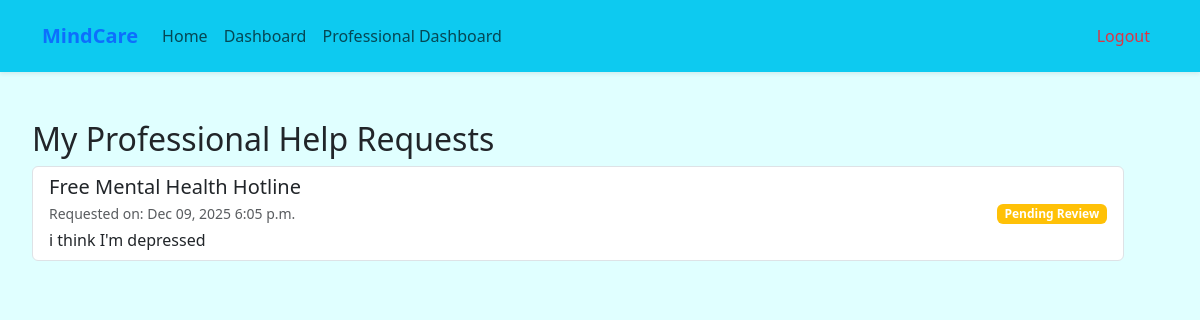
/mindCare/my-help-requests/ (signed in), run on the app's committed database.
### mindCare/models.py (models this page shows, shortened)
class HelpRequest(models.Model):
    user = models.ForeignKey(User, on_delete=models.CASCADE)
    professional = models.ForeignKey('ProfessionalHelp', on_delete=models.CASCADE)
    message = models.TextField()
    date_requested = models.DateTimeField(auto_now_add=True)
    STATUS_CHOICES = [
        ('pending', 'Pending Review'),
        ('contacted', 'Contacted by Professional'),
        ('resolved', 'Resolved'),
    ]
    status = models.CharField(max_length=20, choices=STATUS_CHOICES, default='pending')

class ProfessionalHelp(models.Model):
    title = models.CharField(max_length=200, blank=True, null=True)
    description = models.TextField(blank=True, null=True)
    availability = models.CharField(max_length=100, blank=True)
    location = models.CharField(max_length=100, blank=True)
    price = models.DecimalField(max_digits=10, decimal_places=2, blank=True, null=True)
    contact = models.CharField(max_length=100, blank=True)
    is_professional = models.BooleanField(default=False)

### mindCare/views.py (the view)
# urls.py: path('my-help-requests/', views.my_help_requests, name='my_help_requests'),
@login_required
def my_help_requests(request):
    requests = HelpRequest.objects.filter(user=request.user).order_by('-date_requested')
    context = {
        'requests': requests
    }
    return render(request, 'mindCare/my_help_requests.html', context)

### mindCare/templates/mindCare/my_help_requests.html (shortened to what this page needs)
{% extends 'main.html' %}
{% block content %}
<div class="container mt-5">
    <h2>My Professional Help Requests</h2>
    {% if requests %}
        <div class="list-group">
            {% for req in requests %}
                <div class="list-group-item list-group-item-action d-flex justify-content-between align-items-center">
                    <div>
                        <h5 class="mb-1">{{ req.professional.title }}</h5>
                        <p class="mb-1 text-muted small">
                            Requested on: {{ req.date_requested|date:"M d, Y P" }}
                        </p>
                        <p class="mb-0">{{ req.message|default:"No specific message provided."|truncatechars:100 }}</p>
                    </div>
                    <span class="badge
                        {% if req.status == 'pending' %}bg-warning
                        {% elif req.status == 'contacted' %}bg-info
                        {% elif req.status == 'completed' %}bg-success
                        {% else %}bg-secondary{% endif %}">
                        {{ req.get_status_display }}
                    </span>
                </div>
            {% endfor %}
        </div>
    {% endif %}
</div>
{% endblock %}

### data on the page
HelpRequest: professional "Free Mental Health Hotline", date_requested "Dec 09, 2025 6:05 p.m.", message "i think I'm depressed", status "Pending Review"
